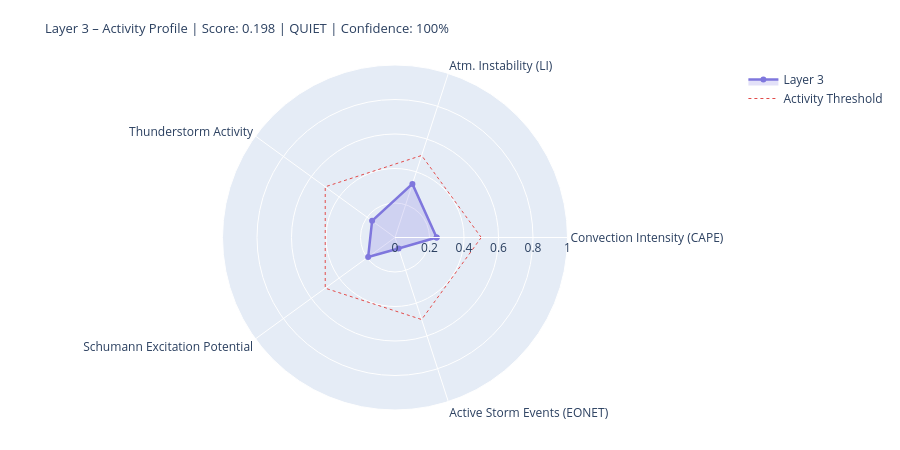

Notebook cell for this chart:
### Markdown cell above
---
## 4. State Assessment & Handoff to Layer 4/5

### Code cell
# ============================================================
# LAYER-3-SCORE
# Five dynamic components
# ============================================================

def norm(v, lo, hi):
    if v is None or (isinstance(v, float) and math.isnan(v)): return None
    return round(max(0.0, min(1.0, (v - lo) / (hi - lo))), 4)

# --- 1) Convection intensity (global CAPE mean) ---
cape_mean = df_atm['cape'].dropna().mean() if not df_atm.empty else None
conv_score = norm(cape_mean, 0, 3000)
conv_src   = 'primary' if cape_mean is not None else 'missing'

# --- 2) Atmospheric instability (LI mean) ---
li_mean   = df_atm['li'].dropna().mean() if not df_atm.empty else None
# Negative LI = unstable → higher score
instab_score = norm(-li_mean if li_mean is not None else None, -6, 6)
instab_src   = 'primary' if li_mean is not None else 'missing'

# --- 3) Thunderstorm activity (mean thunder score + WMO count) ---
thunder_mean = df_atm['thunder_score'].mean() if not df_atm.empty else None
n_thunder    = int(df_atm['thunderstorm'].sum()) if not df_atm.empty else 0
thunder_score_val = norm(
    (thunder_mean or 0) * 0.7 + n_thunder * 0.1, 0, 1.0
) if thunder_mean is not None else None
thunder_src = 'primary'

# --- 4) Schumann excitation potential (weighted Schumann contribution) ---
schumann_pot = df_atm['schumann_contribution'].mean() if not df_atm.empty else None
# Boosted by Layer-2 thunderstorm trigger
if schumann_pot is not None and l2_thunder:
    schumann_pot = min(1.0, schumann_pot * 1.2)
schumann_score = norm(schumann_pot, 0, 1.0) if schumann_pot is not None else None
schumann_src   = 'derived'

# --- 5) Storm activity (NASA EONET) ---
# Distinction: None = data not loaded, 0.0 = loaded but no events
storm_score = None
storm_src   = 'missing'
if raw.get('storms') is not None:          # API reached successfully
    storm_score = norm(len(storm_events), 0, 30) if storm_events else 0.0
    storm_src   = 'primary'

# X-Ray and Kp: context only, not in dynamic score
# (X-Ray = Layer-0/4 driver; Kp = geomagnetic index, not a lightning proxy)
xray_context = None
if raw.get('xray'):
    df_xc = pd.DataFrame(raw['xray'])
    fc = next((c for c in df_xc.columns
               if any(k in c.lower() for k in ['flux','long']) and 'time' not in c.lower()),
              df_xc.columns[1])
    df_xc[fc] = pd.to_numeric(df_xc[fc], errors='coerce')
    xray_last = df_xc[fc].dropna().iloc[-1] if not df_xc[fc].dropna().empty else None
    if xray_last:
        xray_class = ('X' if xray_last>=1e-4 else 'M' if xray_last>=1e-5
                      else 'C' if xray_last>=1e-6 else 'B')
        xray_context = {'flux': float(xray_last), 'class': xray_class}
        print(f'X-Ray context: {xray_class}-class ({xray_last:.2e} W/m²)')

# --- Aggregate ---
COMPONENTS = {
    'Convection Intensity (CAPE)':  {'score': conv_score,       'source': conv_src,    'dynamic': True},
    'Atm. Instability (LI)':         {'score': instab_score,     'source': instab_src,  'dynamic': True},
    'Thunderstorm Activity':              {'score': thunder_score_val, 'source': thunder_src, 'dynamic': True},
    'Schumann Excitation Potential':   {'score': schumann_score,   'source': schumann_src,'dynamic': True},
    'Active Storm Events (EONET)': {'score': storm_score,      'source': storm_src,   'dynamic': True},
}

available   = {k: v['score'] for k, v in COMPONENTS.items() if v['score'] is not None}
unavailable = [k for k, v in COMPONENTS.items() if v['score'] is None]
layer3_score = round(sum(available.values()) / len(available), 4) if available else None
confidence   = round(len(available) / len(COMPONENTS), 2)
level = ('unknown' if layer3_score is None
         else 'quiet'   if layer3_score < 0.3
         else 'moderate' if layer3_score < 0.6
         else 'active')
dominant_l3 = max(available, key=available.get) if available else 'none'

# --- Ausgabe ---
W = 68
print('=' * W)
print('LAYER 3 – ATMOSPHERE / WEATHER / THUNDERSTORMS – STATE ASSESSMENT')
print('=' * W)
for name, comp in COMPONENTS.items():
    s = comp['score']
    if s is not None:
        bar = '█' * int(s * 20) + '░' * (20 - int(s * 20))
        print(f'  {name:<36} {bar}  {s:.3f}  [{comp["source"]}]')
    else:
        print(f'  {name:<36} {"─" * 20}  n/a   [missing]')
print('-' * W)
print(f'  Score:        {layer3_score:.3f}  ({len(available)}/{len(COMPONENTS)} components)')
print(f'  Confidence:   {confidence:.0%}')
print(f'  Level:        {level.upper()}')
print(f'  Dominant:     {dominant_l3}')
print(f'  CAPE mean:    {cape_mean:.0f} J/kg' if cape_mean else '  CAPE mean:    n/a')
print(f'  LI mean:      {li_mean:.1f} K' if li_mean is not None else '  LI mean:      n/a')
print(f'  Thunderstorms:{n_thunder} points (WMO)  +  {len(storm_events)} NASA EONET')
print('=' * W)

# Radar
cats   = list(available.keys())
vals_r = list(available.values())
if len(cats) >= 3:
    fig = go.Figure()
    fig.add_trace(go.Scatterpolar(
        r=vals_r + [vals_r[0]], theta=cats + [cats[0]],
        fill='toself', fillcolor='rgba(127,119,221,0.22)',
        line=dict(color='#7F77DD', width=2.5), name='Layer 3'
    ))
    fig.add_trace(go.Scatterpolar(
        r=[0.5] * (len(cats)+1), theta=cats + [cats[0]],
        line=dict(color='#E24B4A', dash='dot', width=1),
        mode='lines', name='Activity Threshold'
    ))
    fig.update_layout(
        title=dict(
            text=f'Layer 3 – Activity Profile | Score: {layer3_score:.3f} | {level.upper()} | Confidence: {confidence:.0%}',
            font=dict(size=13)
        ),
        polar=dict(radialaxis=dict(visible=True, range=[0, 1])),
        height=450, showlegend=True,
        margin=dict(l=60, r=60, t=65, b=40)
    )
    fig.show()

### Figure 1 — Plotly figure (JSON) as saved in the notebook; plotly's stock layout.template omitted (floating-point values rounded to 4 significant figures)
{"data": [{"fill": "toself", "fillcolor": "rgba(127,119,221,0.22)", "line": {"color": "#7F77DD", "width": 2.5}, "name": "Layer 3", "r": [0.2413, 0.3267, 0.1641, 0.1924, 0.0667, 0.2413], "theta": ["Convection Intensity (CAPE)", "Atm. Instability (LI)", "Thunderstorm Activity", "Schumann Excitation Potential", "Active Storm Events (EONET)", "Convection Intensity (CAPE)"], "type": "scatterpolar"}, {"line": {"color": "#E24B4A", "dash": "dot", "width": 1}, "mode": "lines", "name": "Activity Threshold", "r": [0.5, 0.5, 0.5, 0.5, 0.5, 0.5], "theta": ["Convection Intensity (CAPE)", "Atm. Instability (LI)", "Thunderstorm Activity", "Schumann Excitation Potential", "Active Storm Events (EONET)", "Convection Intensity (CAPE)"], "type": "scatterpolar"}], "layout": {"height": 450, "margin": {"b": 40, "l": 60, "r": 60, "t": 65}, "polar": {"radialaxis": {"range": [0, 1], "visible": true}}, "showlegend": true, "title": {"font": {"size": 13}, "text": "Layer 3 – Activity Profile | Score: 0.198 | QUIET | Confidence: 100%"}}}
